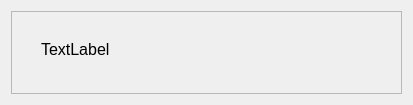
<?xml version="1.0" encoding="UTF-8"?>
<ui version="4.0">
 <class>PopUp_Dialog</class>
 <widget class="QDialog" name="PopUp_Dialog">
  <property name="geometry">
   <rect>
    <x>0</x>
    <y>0</y>
    <width>413</width>
    <height>105</height>
   </rect>
  </property>
  <property name="windowTitle">
   <string>Alert</string>
  </property>
  <layout class="QGridLayout" name="gridLayout">
   <item row="0" column="0">
    <widget class="QFrame" name="frame">
     <property name="frameShape">
      <enum>QFrame::StyledPanel</enum>
     </property>
     <property name="frameShadow">
      <enum>QFrame::Raised</enum>
     </property>
     <widget class="QLabel" name="popup_label">
      <property name="geometry">
       <rect>
        <x>30</x>
        <y>30</y>
        <width>331</width>
        <height>17</height>
       </rect>
      </property>
      <property name="font">
       <font>
        <pointsize>12</pointsize>
       </font>
      </property>
      <property name="text">
       <string>TextLabel</string>
      </property>
     </widget>
    </widget>
   </item>
  </layout>
 </widget>
 <resources/>
 <connections/>
</ui>
